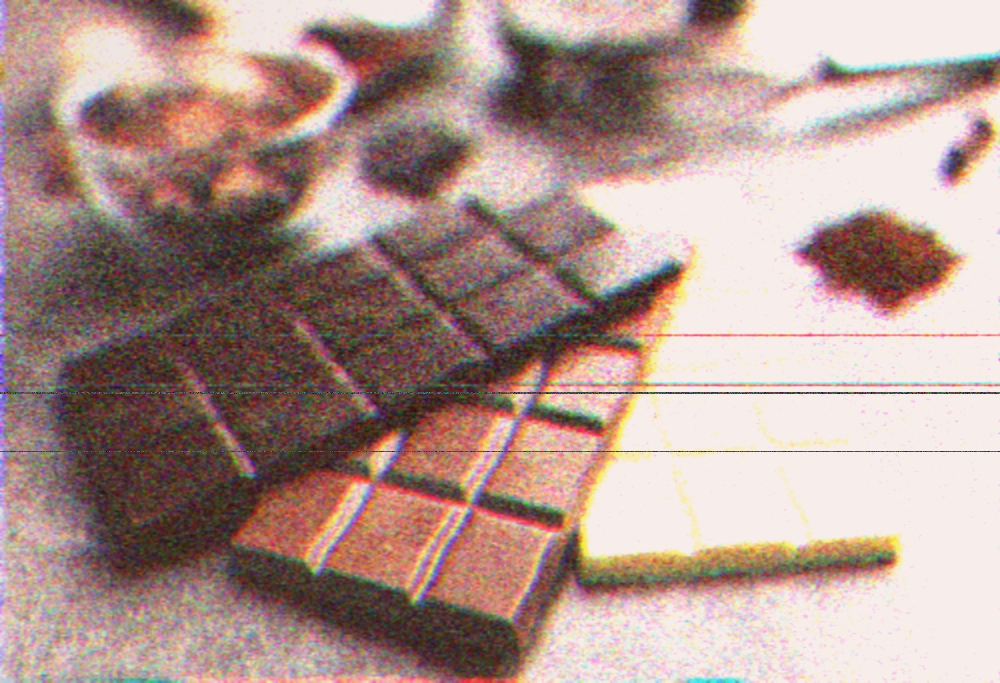
#> input picture photoproject/media/photos/1151.jpg, 2000 x 1365 px (shown at 1/2 size)
$ python -i utils.py   (imports and definitions only)
#> lines starting #> are read from the running program, lines starting #| are printed output that depends on the picture
#> further down, picture is the input picture: shape (1365, 2000, 3); mean B, G, R 143.1, 150, 176.2
import cv2
import numpy as np

def vhs_effect(img):
    h, w = img.shape[:2]
#> h = 1365; w = 2000

    # --- ① 色ズレ---
    b, g, r = cv2.split(img)
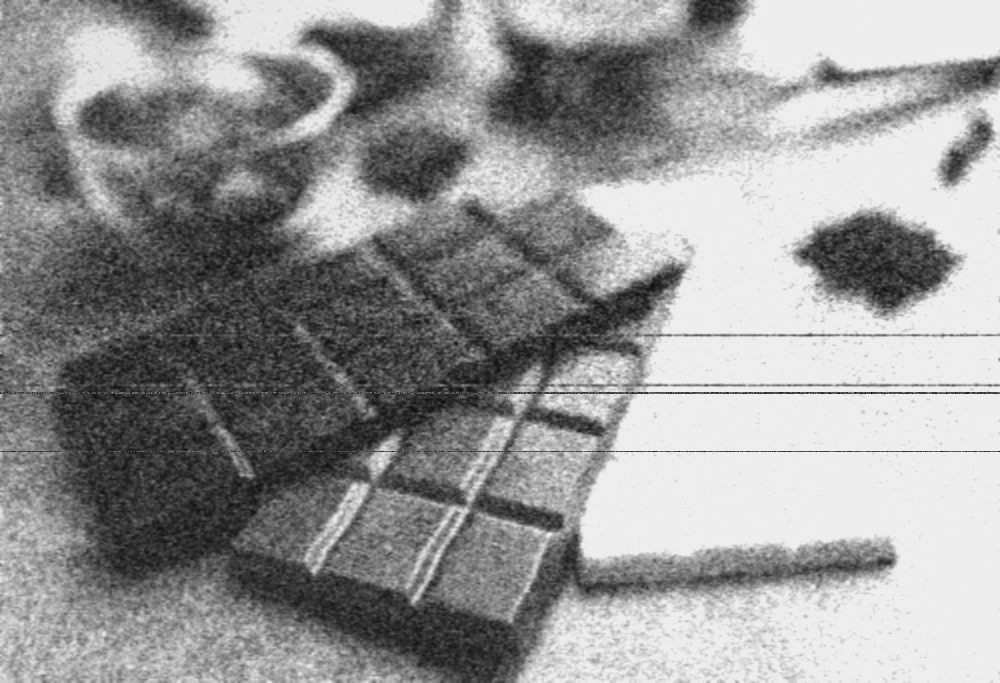
#> g: shape (1365, 2000) (shown at 1/2 size); min 0, max 250, mean 150
    b = np.roll(b, 5, axis=1)
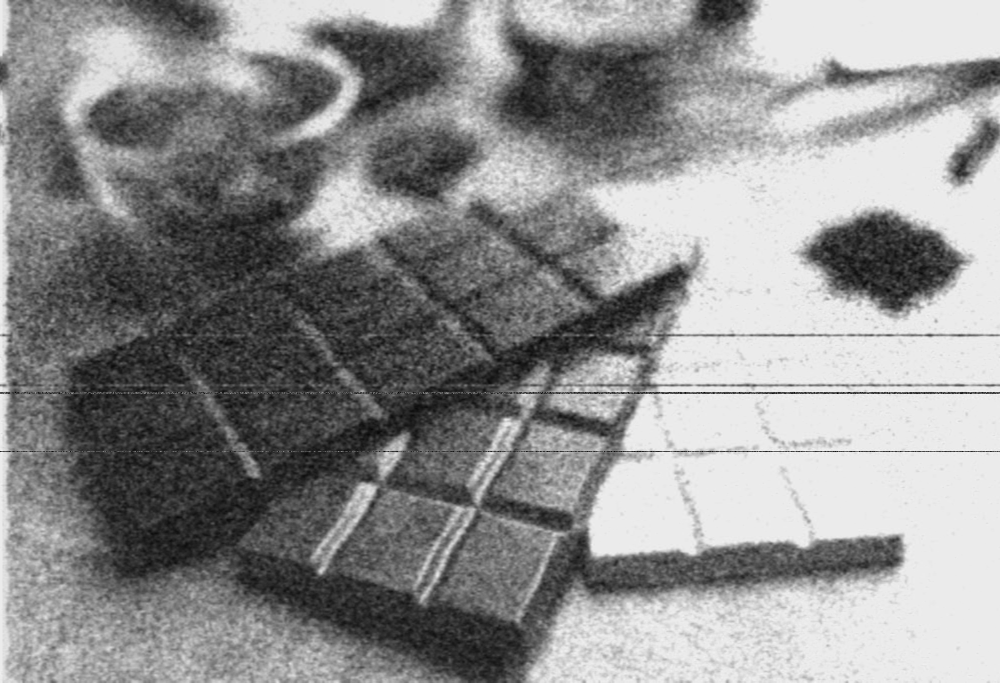
#> b: shape (1365, 2000) (shown at 1/2 size); min 0, max 255, mean 143.1
    r = np.roll(r, -5, axis=0)
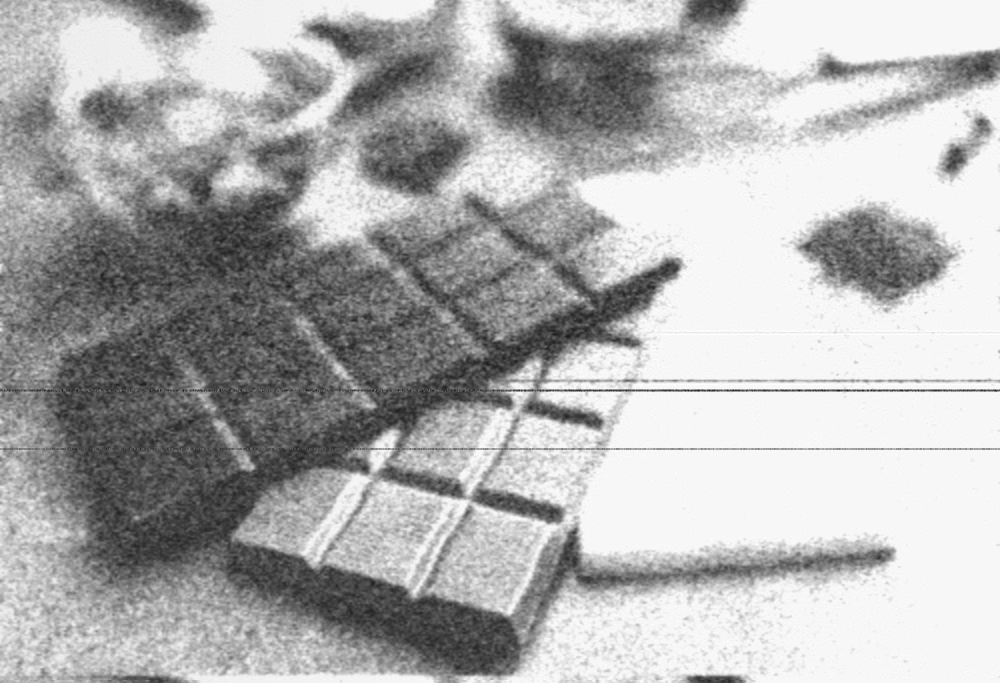
#> r: shape (1365, 2000) (shown at 1/2 size); min 0, max 255, mean 176.2
    img = cv2.merge([b, g, r])

    # --- ② 横方向ゆがみ---
    distorted = np.zeros_like(img)
    for i in range(h):
        shift = int(np.sin(i / 20.0) * 2 + np.random.randn() * 0.5)
        distorted[i] = np.roll(img[i], shift, axis=0)
    img = distorted

    # --- ③ スキャンライン---
    for i in range(0, h, 2):
        img[i:i+1, :] = img[i:i+1, :] * 0.95

    # ベースノイズ
    noise = np.random.normal(1, 40, img.shape).astype(np.int16)

    # 粒ノイズ（ランダムドット）
    salt = np.random.randint(5, 40, img.shape).astype(np.int16)
    mask = np.random.rand(h, w, 3) < 0.04
    noise[mask] = salt[mask]
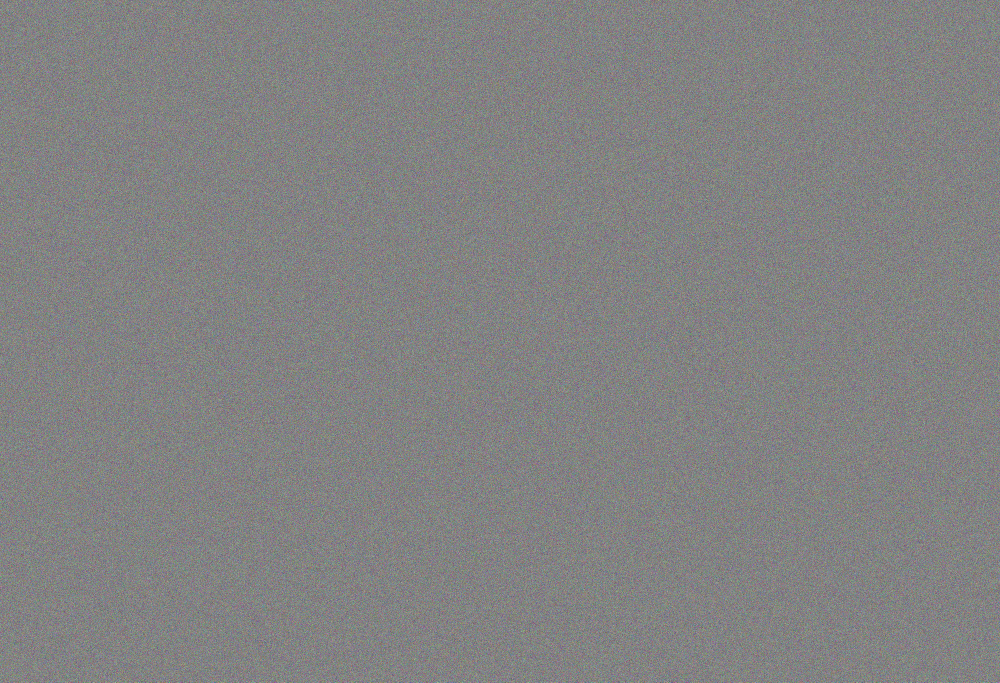
#> noise: shape (1365, 2000, 3) int16 (shown at 1/2 size); mean of channels 0, 1, 2 1.8, 1.9, 1.8; drawn with min black and max white
    img = img.astype(np.int16) + noise
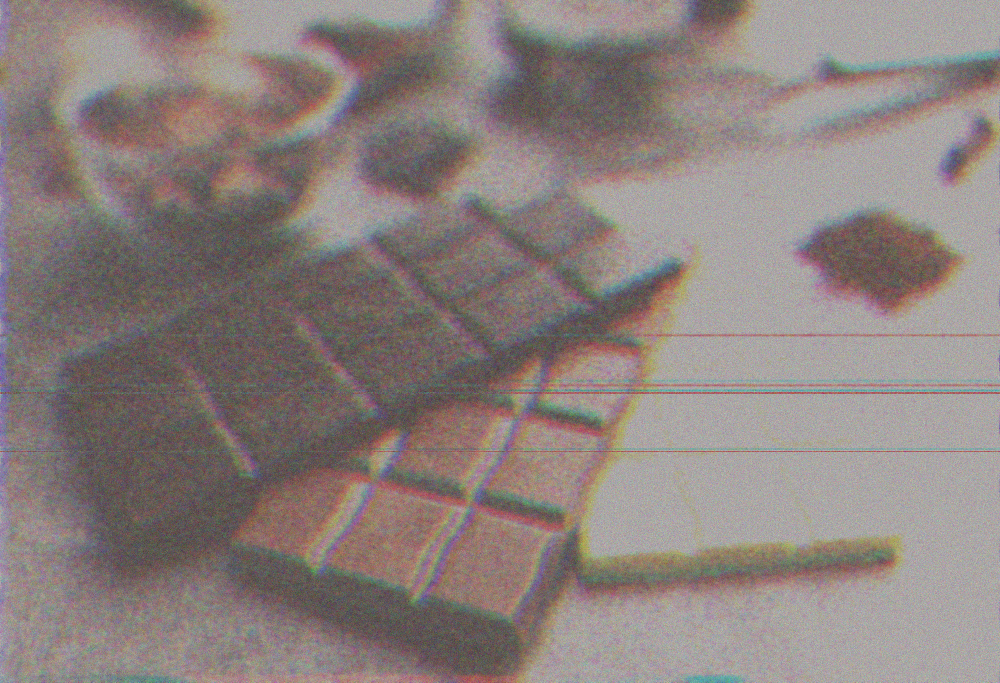
#> img: shape (1365, 2000, 3) int16 (shown at 1/2 size); mean B, G, R 141.1, 148, 173.3; drawn with min black and max white
    img = np.clip(img, 0, 255).astype(np.uint8)

    # --- 解像度劣化 ---
    small = cv2.resize(img, (w//4, h//4))
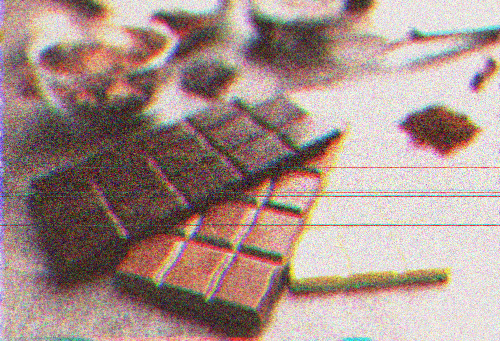
#> small: shape (341, 500, 3); mean B, G, R 138.1, 144.4, 167.7
    img = cv2.resize(small, (w, h))

    # --- 横方向ぼかし ---
    kernel = np.ones((1,5)) / 4
    img = cv2.filter2D(img, -1, kernel)

    # --- 色にじみ ---
    blur = cv2.GaussianBlur(img, (9,9), 0)
    img = cv2.addWeighted(img, 0.7, blur, 0.3, 0)

    # --- ⑤ 明るさムラ ---
    gradient = np.tile(np.linspace(0.95, 1.05, w), (h, 1))
    gradient = cv2.merge([gradient, gradient, gradient])
    img = np.clip(img * gradient, 0, 255).astype(np.uint8)

    # --- ⑦ コントラスト低下---
    img = cv2.convertScaleAbs(img, alpha=0.9, beta=5)

    # --- ⑧ 黄ばみ---
    yellow = np.full_like(img, (0, 3, 13))  # BGR
    img = cv2.add(img, yellow)

    # --- ⑨ ラインノイズ ---
    for _ in range(3):
        y = np.random.randint(0, h)
        img[y:y+2, :] = 155 * np.random.rand(1, w, 3)
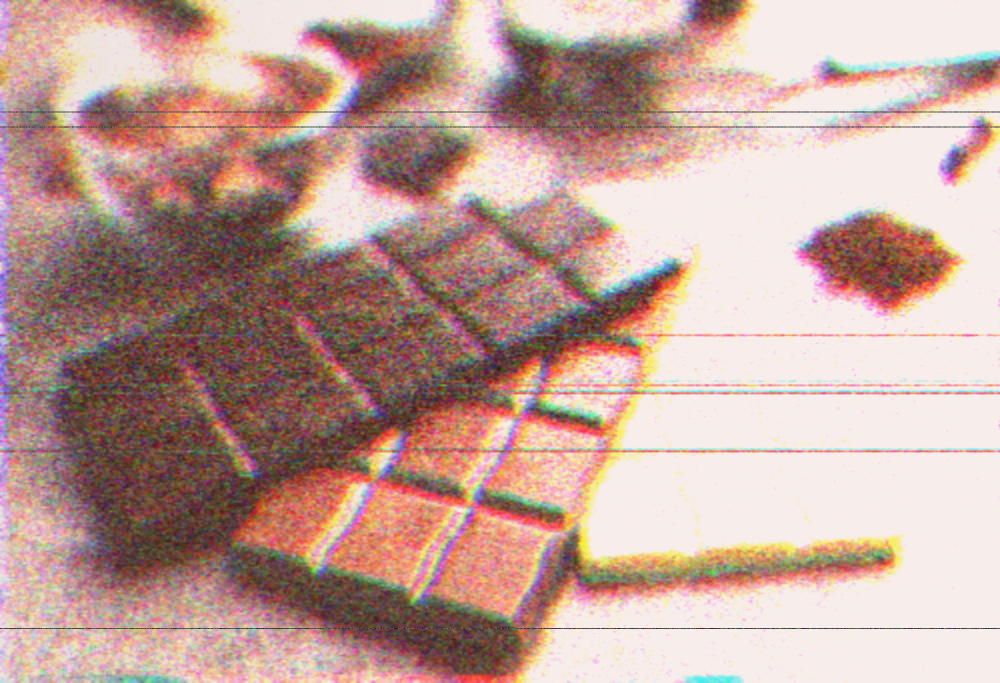
#> img: shape (1365, 2000, 3) (shown at 1/2 size); mean B, G, R 153.3, 162.4, 193.8

    # --- ⑩ たまに画面ズレ ---
    if np.random.rand() > 0.9:
        img = np.roll(img, np.random.randint(-20, 20), axis=1)

    return img

>>> import cv2
>>> picture = cv2.imread('../media/photos/1151.jpg')
>>> result = vhs_effect(picture)

$ run again, on photoproject/media/photos/Image_10_5i0UDAv.jpg
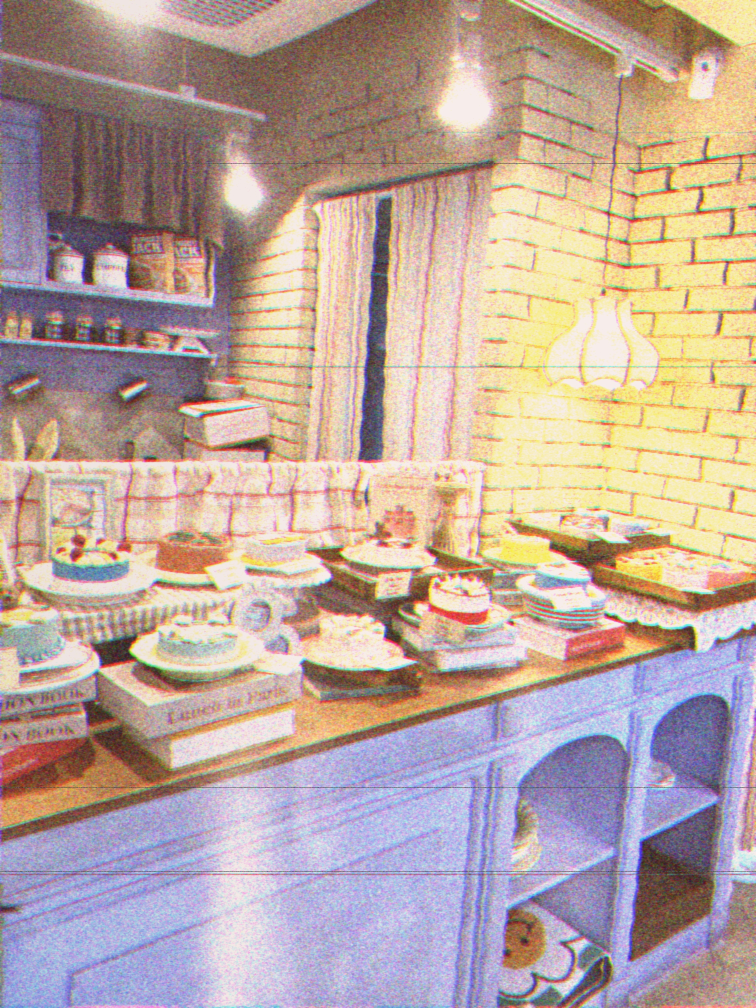
#> input picture photoproject/media/photos/Image_10_5i0UDAv.jpg, 3024 x 4032 px (shown at 1/4 size)
#> picture is the input picture: shape (4032, 3024, 3); mean B, G, R 157.9, 166.1, 186.8
#> in vhs_effect, `r = np.roll(r, -5, axis=0)`:
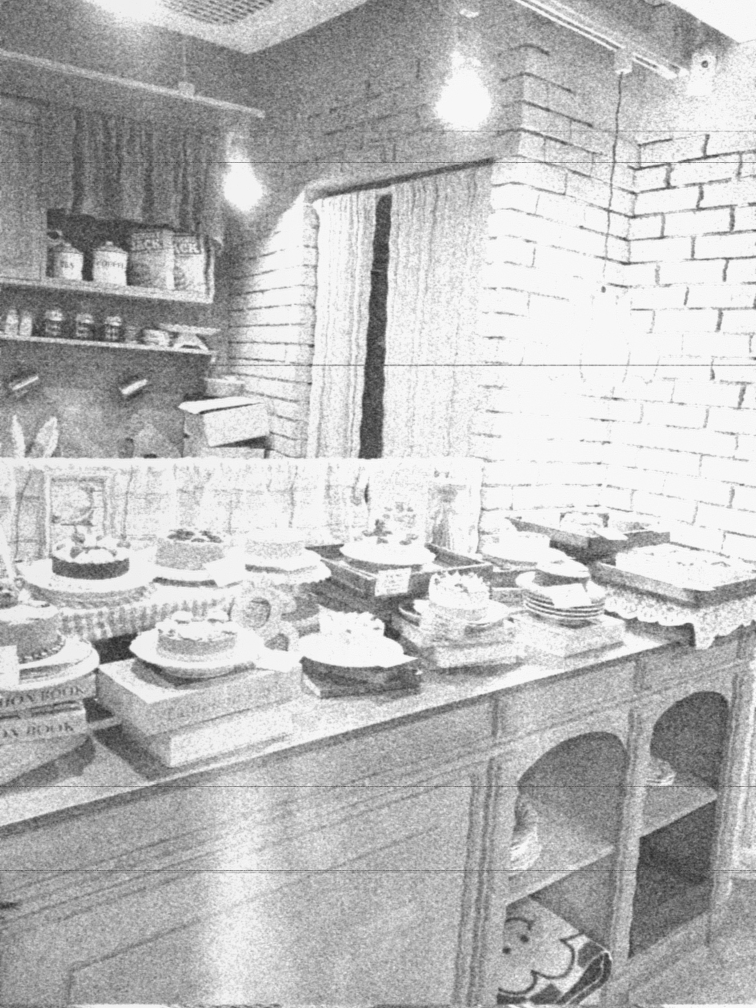
#> r: shape (4032, 3024) (shown at 1/4 size); min 0, max 255, mean 186.8
#> in vhs_effect, `img = img.astype(np.int16) + noise`:
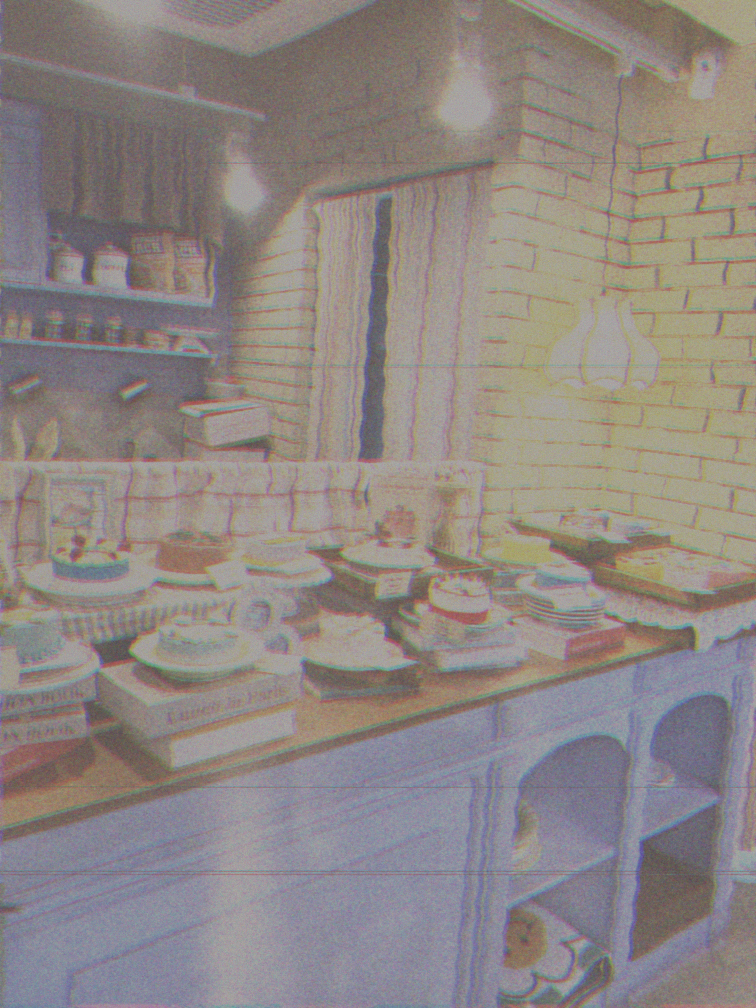
#> img: shape (4032, 3024, 3) int16 (shown at 1/4 size); mean B, G, R 155.6, 163.6, 183.7; drawn with min black and max white

$ run again, on photoproject/media/photos/Image_11.jpg
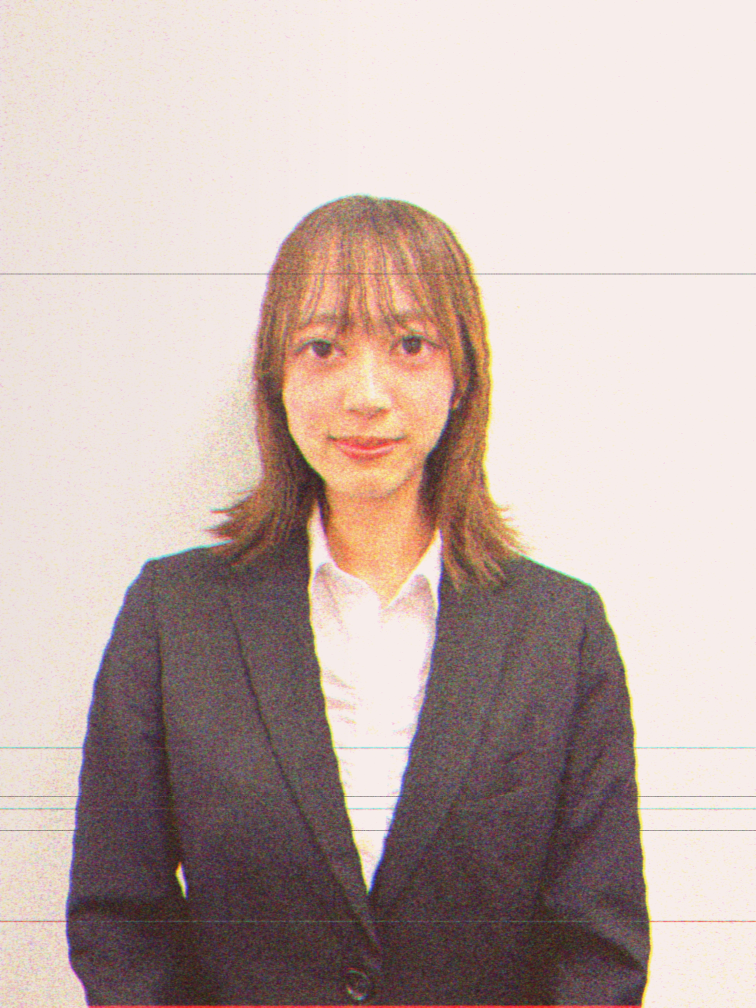
#> input picture photoproject/media/photos/Image_11.jpg, 3024 x 4032 px (shown at 1/4 size)
#> picture is the input picture: shape (4032, 3024, 3); mean B, G, R 170.6, 176, 194.3
#> in vhs_effect, `img = img.astype(np.int16) + noise`:
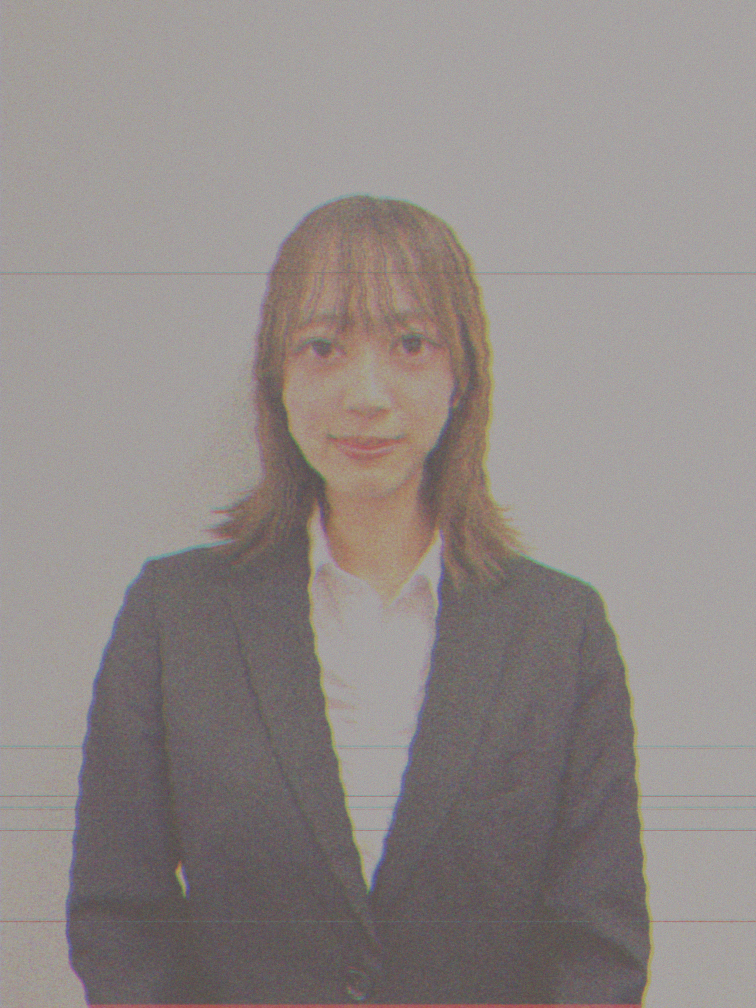
#> img: shape (4032, 3024, 3) int16 (shown at 1/4 size); mean B, G, R 167.9, 173.3, 191; drawn with min black and max white
#> in vhs_effect, `small = cv2.resize(img, (w//4, h//4))`:
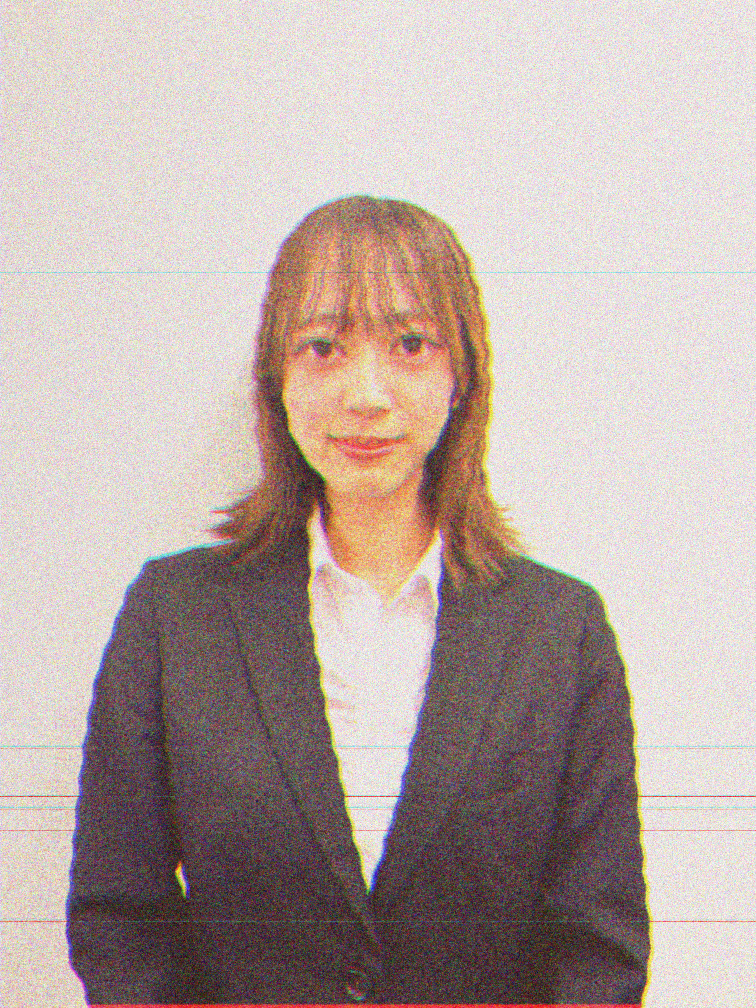
#> small: shape (1008, 756, 3); mean B, G, R 165.3, 170.2, 185.5
